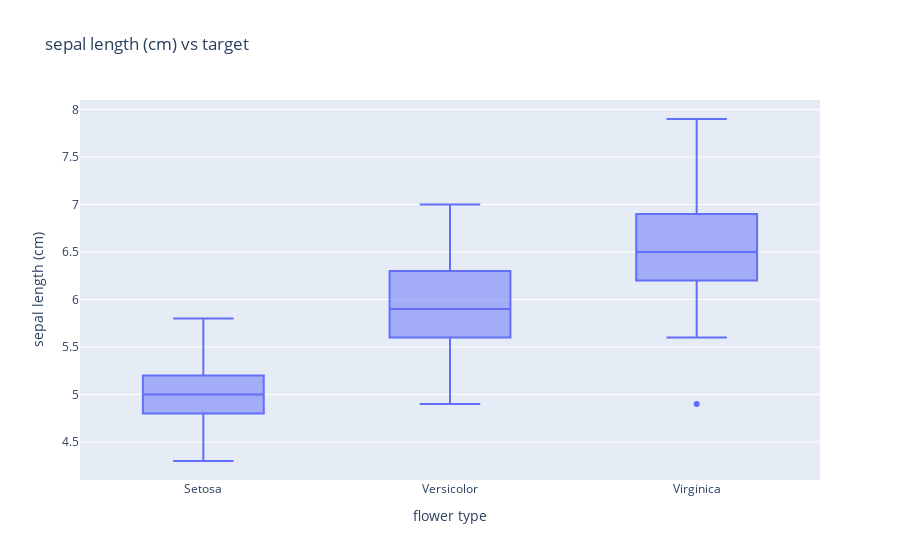
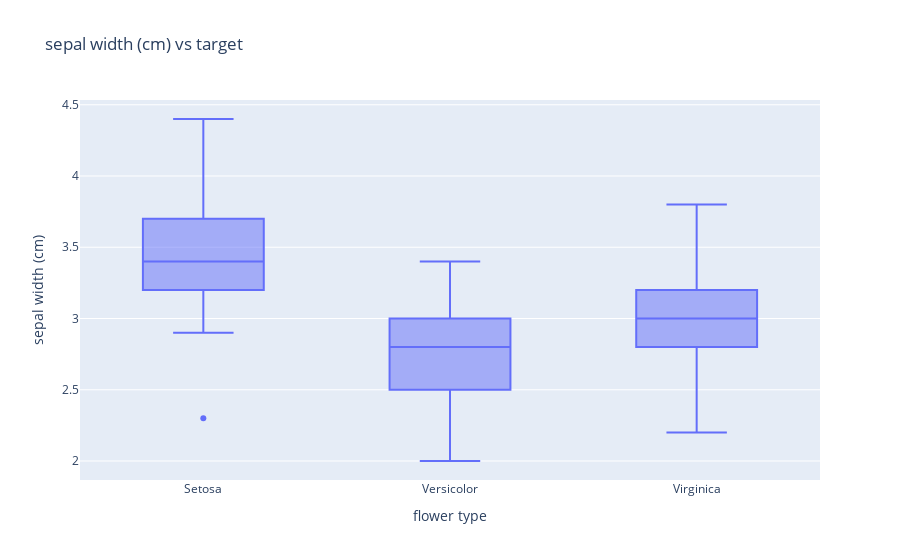
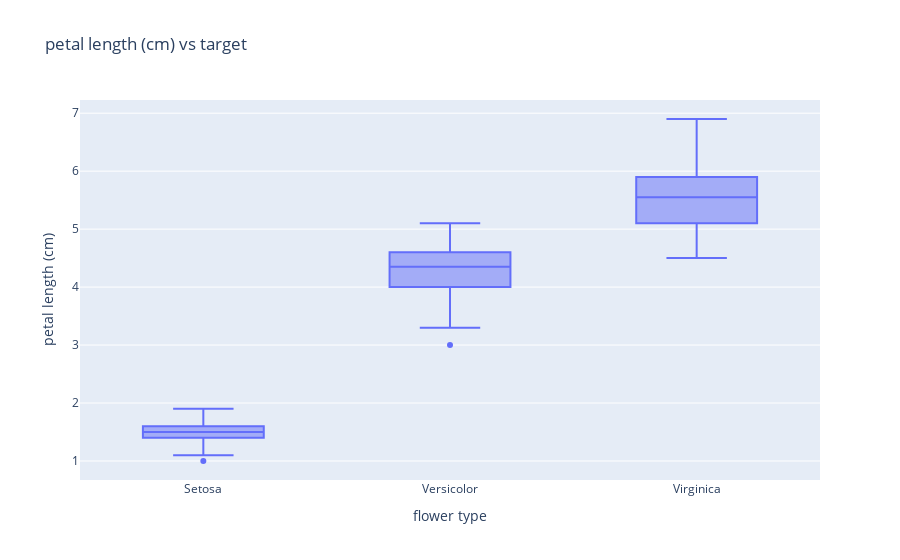
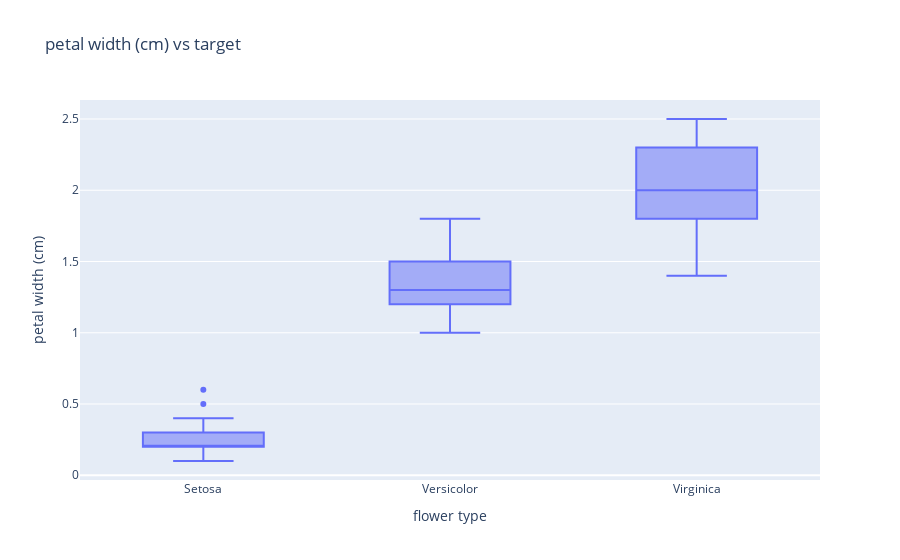

The notebook cell these images were saved under, in order:
### Code cell
features_list = [
    "sepal length (cm)",
    "sepal width (cm)",
    "petal length (cm)",
    "petal width (cm)",
]


for feature in features_list:

    fig = go.Figure()

    fig.add_trace(
        go.Box(
            x=master_data["target_str"],
            y=master_data[feature],
        )
    )

    fig.update_layout(
        title=f"{feature} vs target", xaxis_title="flower type", yaxis_title=feature
    )

    fig.show()

### Figure 1 — Plotly figure (JSON) as saved in the notebook; plotly's stock layout.template omitted (floating-point values rounded to 4 significant figures; data arrays with more than 128 entries replaced by an {"elided": "..."} marker saying what was removed)
{"data": [{"type": "box", "x": {"elided": "150 str values"}, "y": {"elided": "150 float values"}}], "layout": {"title": {"text": "sepal length (cm) vs target"}, "xaxis": {"title": {"text": "flower type"}}, "yaxis": {"title": {"text": "sepal length (cm)"}}}}

### Figure 2 — Plotly figure (JSON) as saved in the notebook; plotly's stock layout.template omitted (floating-point values rounded to 4 significant figures; data arrays with more than 128 entries replaced by an {"elided": "..."} marker saying what was removed)
{"data": [{"type": "box", "x": {"elided": "150 str values"}, "y": {"elided": "150 float values"}}], "layout": {"title": {"text": "sepal width (cm) vs target"}, "xaxis": {"title": {"text": "flower type"}}, "yaxis": {"title": {"text": "sepal width (cm)"}}}}

### Figure 3 — Plotly figure (JSON) as saved in the notebook; plotly's stock layout.template omitted (floating-point values rounded to 4 significant figures; data arrays with more than 128 entries replaced by an {"elided": "..."} marker saying what was removed)
{"data": [{"type": "box", "x": {"elided": "150 str values"}, "y": {"elided": "150 float values"}}], "layout": {"title": {"text": "petal length (cm) vs target"}, "xaxis": {"title": {"text": "flower type"}}, "yaxis": {"title": {"text": "petal length (cm)"}}}}

### Figure 4 — Plotly figure (JSON) as saved in the notebook; plotly's stock layout.template omitted (floating-point values rounded to 4 significant figures; data arrays with more than 128 entries replaced by an {"elided": "..."} marker saying what was removed)
{"data": [{"type": "box", "x": {"elided": "150 str values"}, "y": {"elided": "150 float values"}}], "layout": {"title": {"text": "petal width (cm) vs target"}, "xaxis": {"title": {"text": "flower type"}}, "yaxis": {"title": {"text": "petal width (cm)"}}}}
